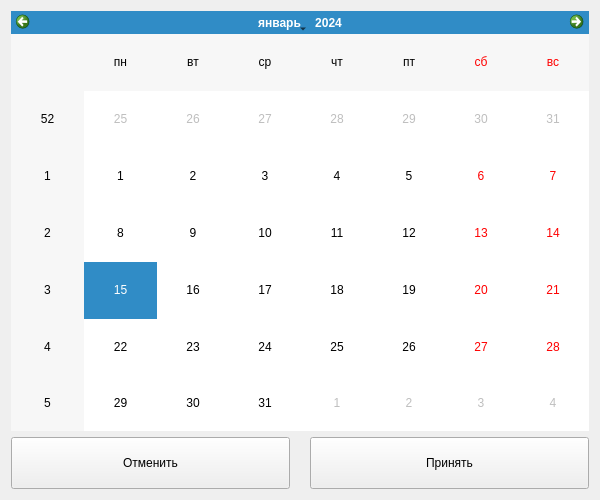
<?xml version="1.0" encoding="UTF-8"?>
<ui version="4.0">
 <class>CalendarPage</class>
 <widget class="QWidget" name="CalendarPage">
  <property name="geometry">
   <rect>
    <x>0</x>
    <y>0</y>
    <width>600</width>
    <height>500</height>
   </rect>
  </property>
  <property name="minimumSize">
   <size>
    <width>600</width>
    <height>500</height>
   </size>
  </property>
  <property name="maximumSize">
   <size>
    <width>600</width>
    <height>500</height>
   </size>
  </property>
  <property name="windowTitle">
   <string>Выбор даты | ECO TAXI</string>
  </property>
  <property name="locale">
   <locale language="Russian" country="Kyrgyzstan"/>
  </property>
  <layout class="QVBoxLayout" name="verticalLayout">
   <item>
    <widget class="QCalendarWidget" name="calendarWidget"/>
   </item>
   <item>
    <layout class="QHBoxLayout" name="horizontalLayout">
     <property name="spacing">
      <number>20</number>
     </property>
     <item>
      <widget class="QPushButton" name="cancelButton">
       <property name="minimumSize">
        <size>
         <width>0</width>
         <height>52</height>
        </size>
       </property>
       <property name="text">
        <string>Отменить</string>
       </property>
      </widget>
     </item>
     <item>
      <widget class="QPushButton" name="confirmButton">
       <property name="minimumSize">
        <size>
         <width>0</width>
         <height>52</height>
        </size>
       </property>
       <property name="text">
        <string>Принять</string>
       </property>
      </widget>
     </item>
    </layout>
   </item>
  </layout>
 </widget>
 <resources/>
 <connections/>
</ui>
